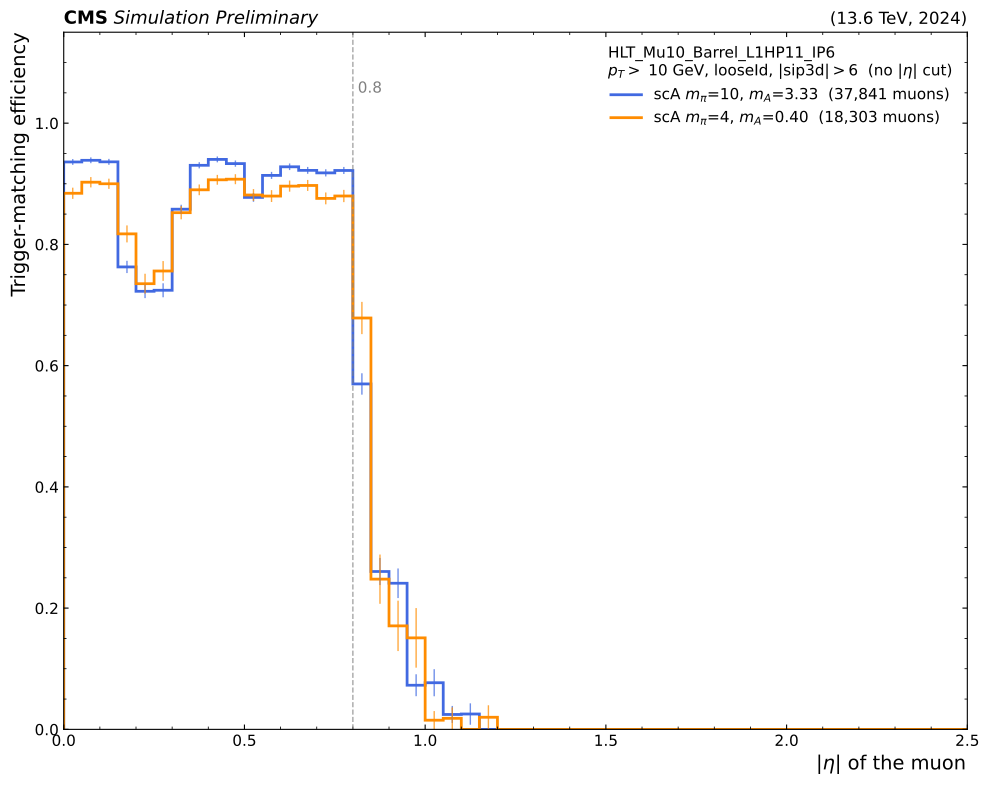

Write Python code to recreate this figure.
#!/usr/bin/env python3
"""Trigger-matching efficiency vs |eta|, one page per trigger -- signal only.

Purpose: settle what the correct |eta| acceptance of each 2024 BParking path actually is,
so the ~108 "#TODO adjust thresholds better (?)" comments in modules/muon_selection.py can
be resolved with a measurement instead of an assumption. The module currently uses
|eta| < 0.8 everywhere (the BMTF/L1HP barrel edge, ~0.83), while _tools/compareDeltaR.py
used to use 1.2. This plots where the efficiency actually falls off.

Method, per trigger T:
    denominator  MuonBPark muons with looseId, pt > (T's threshold), and |sip3d| > 6 when
                 T's name contains IP6 -- i.e. every part of T's offline selection EXCEPT
                 the |eta| cut -- in events where the HLT path T fired
    numerator    those muons that are also matched to T, via the per-muon branch
                 MuonBPark_fired_HLT_<T>
    efficiency   numerator / denominator, binned in |eta|, with binomial errors

Using MuonBPark_fired_HLT_<T> makes this a real trigger-object matching efficiency rather
than a re-emulation of the trigger, which is the whole point: an emulation would bake in
the |eta| assumption we are trying to measure.

No data, no QCD -- just a couple of Scenario A points (the acceptance is a detector/menu
property, so signal is enough and it runs in minutes).

Note on the non-IP6 paths: modules/muon_selection.py applies |sip3d| > 6 to ALL of these,
including paths whose names carry no "IP6" (e.g. HLT_Mu0_Barrel_L1HP11). That looks like
an over-cut. --sip-all reproduces the module's behaviour so the two can be compared; the
default follows the path names.

Run after sourcing setup.sh:
    python3 _tools/compareEta.py [--output path.pdf] [--n-signal N] [--sip-all] [--test]
"""

import argparse
import os
import subprocess
import sys
import numpy as np
import matplotlib
matplotlib.use("Agg")
import matplotlib.pyplot as plt
from matplotlib.backends.backend_pdf import PdfPages

import cmsstyle as cms
import goldenjson as gj
# Golden-JSON mask, set in main(). CERT is None when disabled or unavailable, in which
# case every data event is kept. MC is never masked.
CERT = None
GCOUNT = gj.Counter()


XRD_SERVER = "root://gfe02.grid.hep.ph.ic.ac.uk/"
BASE = "/pnfs/hep.ph.ic.ac.uk/data/cms/store/user/tafoyava/samples/bParking/2024"

TREE_NAME = "Events"
N_SIGNAL_FILES = 20          # per point; plenty for an acceptance curve


def _sdir(dirname):
    return f"{BASE}/{dirname}_TuneCP5_13p6TeV_powheg-pythia8"


# A couple of Scenario A points, both ctau = 10 mm. The |eta| acceptance is a property of
# the menu, not of the signal model, so two points are enough -- they mainly serve as a
# consistency check on each other.
SIGNAL_POINTS = [
    {"tag": r"scA $m_\pi$=10, $m_A$=3.33",
     "dir": _sdir("GluGluHToDarkShowers-ScenarioA_Par-ctau-10-mA-3p33-mpi-10"),
     "color": "royalblue"},
    {"tag": r"scA $m_\pi$=4, $m_A$=0.40",
     "dir": _sdir("GluGluHToDarkShowers-ScenarioA_Par-ctau-10-mA-0p40-mpi-4"),
     "color": "darkorange"},
]

# (HLT path, offline pt threshold, does the path require |sip3d| > 6)
#
# pt thresholds follow modules/muon_selection.py: the HLT MuN paths use N, and the
# HLT_Mu0_Barrel_L1HPn paths use the pt implied by their L1 seed (L1HP11 -> 10, L1HP10 -> 9,
# ... L1HP6 -> 5), with bare HLT_Mu0_Barrel unconstrained. The IP6 flag follows the path
# NAME -- "IP6" is the |sip3d| > 6 requirement.
TRIGGERS = [
    ("HLT_Mu10_Barrel_L1HP11_IP6",      10.0, True),
    ("HLT_Mu9_Barrel_L1HP10_IP6",        9.0, True),
    ("HLT_Mu8_Barrel_L1HP9_IP6",         8.0, True),
    ("HLT_Mu7_Barrel_L1HP8_IP6",         7.0, True),
    ("HLT_Mu6_Barrel_L1HP7_IP6",         6.0, True),
    ("HLT_Mu0_Barrel_L1HP6_IP6",         5.0, True),
    ("HLT_Mu0_Barrel_L1HP11",           10.0, False),
    ("HLT_Mu0_Barrel_L1HP10",            9.0, False),
    ("HLT_Mu0_Barrel_L1HP9",             8.0, False),
    ("HLT_Mu0_Barrel_L1HP8",             7.0, False),
    ("HLT_Mu0_Barrel_L1HP7",             6.0, False),
    ("HLT_Mu0_Barrel_L1HP6",             5.0, False),
    ("HLT_Mu0_Barrel",                   0.0, False),
    ("HLT_DoubleMu4_3_LowMass",          3.0, False),
    ("HLT_DoubleMu4_LowMass_Displaced",  4.0, False),
]

MUON_BRANCHES = ["MuonBPark_pt", "MuonBPark_eta", "MuonBPark_sip3d", "MuonBPark_looseId"]

ETA_BINS = np.linspace(0.0, 2.5, 51)       # 0.05-wide bins; the interesting edge is ~0.8
ETA_CENTRES = 0.5 * (ETA_BINS[1:] + ETA_BINS[:-1])

SIP3D_CUT = 6.0

# (position, linestyle). The dashed pair is the single-muon question this study settled:
# 0.8 (the BMTF/L1HP barrel edge used by modules/muon_selection.py) vs the 1.2 the _tools
# scripts used to carry. The dotted 2.4 is the L1 muon-system limit, and is the relevant
# boundary for the double-muon paths, whose seeds include several with no 'er' eta
# restriction -- so it is drawn only on those.
# One reference line per page, and only the one that applies to that trigger: 0.8 is the
# BMTF/L1HP barrel edge the single-muon paths live inside, 2.4 is the L1 muon-system limit
# relevant to the double-muon seeds. The old 1.2 line was the value the _tools scripts used
# to carry before this study measured the acceptance, and drawing it alongside suggested a
# threshold that is not used anywhere.
SINGLEMU_REF_LINE = (0.8, "--")
DOUBLEMU_REF_LINE = (2.4, ":")


def ref_lines_for(trigger):
    return [DOUBLEMU_REF_LINE] if "DoubleMu" in trigger else [SINGLEMU_REF_LINE]


def legend_loc_for(trigger):
    """Single-muon efficiency dies above |eta| ~ 0.9, so the bottom-left is where the
    curve is and the top-right is empty. The double-muon curves are flat all the way
    across, leaving the bottom-left free."""
    return "lower left" if "DoubleMu" in trigger else "upper right"

_env_proxy = os.environ.get("X509_USER_PROXY", "")
if not (_env_proxy and os.path.exists(_env_proxy)):
    os.environ["X509_USER_PROXY"] = f"/tmp/x509up_u{os.getuid()}"
_XRDFS_ENV = os.environ


def log(msg, **kwargs):
    print(msg, flush=True, **kwargs)


# ----------------------------------------------------------------------------
# file discovery (same approach as compareDeltaR.py)
# ----------------------------------------------------------------------------
def xrdfs_ls(path, server=None):
    srv = server or XRD_SERVER
    result = subprocess.run(["xrdfs", srv, "ls", "-l", path],
                            capture_output=True, text=True, env=_XRDFS_ENV)
    # A failed listing must not look like an empty directory -- see compareDeltaR.py
    if result.returncode != 0:
        raise RuntimeError(
            f"xrdfs ls failed for {srv}{path} (rc={result.returncode}). "
            f"Check X509_USER_PROXY and X509_CERT_DIR. stderr: {result.stderr.strip()}")
    entries = []
    for line in result.stdout.splitlines():
        line = line.strip()
        if not line:
            continue
        parts = line.split()
        entries.append((parts[-1], parts[0].startswith("d")))
    return entries


def list_root_files(directory, indent="  ", server=None):
    srv = server or XRD_SERVER
    files = []
    for path, is_dir in xrdfs_ls(directory, server=srv):
        if is_dir:
            files.extend(list_root_files(path, indent + "  ", server=srv))
        elif path.endswith(".root"):
            files.append(srv + path)
    log(f"{indent}   {len(files)} .root files under {directory.split('/')[-1]}")
    return files


# ----------------------------------------------------------------------------
# reading -> per-trigger (numerator, denominator) |eta| histograms
# ----------------------------------------------------------------------------
def accumulate(urls, label, sip_all=False):
    """{trigger: {"num": counts, "den": counts}} over all *urls*, binned in |eta|."""
    import uproot
    import awkward as ak

    acc = {t: {"num": np.zeros(len(ETA_BINS) - 1), "den": np.zeros(len(ETA_BINS) - 1)}
           for t, _, _ in TRIGGERS}
    n = len(urls)
    for i, url in enumerate(urls, 1):
        fname = url.split("/")[-1]
        log(f"  [{i}/{n}] {fname}")
        try:
            with uproot.open(f"{url}:{TREE_NAME}") as tree:
                keys = set(tree.keys())
                missing = [b for b in MUON_BRANCHES if b not in keys]
                if missing:
                    log(f"  [warn] {fname}: missing {missing} -- skipping", file=sys.stderr)
                    continue
                need = list(MUON_BRANCHES)
                for t, _, _ in TRIGGERS:
                    matched = f"MuonBPark_fired_{t}"
                    if t in keys:
                        need.append(t)
                    if matched in keys:
                        need.append(matched)
                a = tree.arrays(need, library="ak")

                pt = a["MuonBPark_pt"]
                aeta = np.abs(a["MuonBPark_eta"])
                sip = np.abs(a["MuonBPark_sip3d"])
                loose = a["MuonBPark_looseId"] == 1

                for t, pt_cut, needs_ip6 in TRIGGERS:
                    matched = f"MuonBPark_fired_{t}"
                    if t not in keys or matched not in keys:
                        if i == 1:
                            log(f"  [warn] {label}: {t} or its per-muon flag absent "
                                f"-- page will be empty", file=sys.stderr)
                        continue
                    fired_evt = a[t] == 1
                    # denominator: everything for this trigger EXCEPT the |eta| cut
                    den = loose & (pt > pt_cut)
                    if needs_ip6 or sip_all:
                        den = den & (sip > SIP3D_CUT)
                    den = den & fired_evt          # broadcasts the event-level flag
                    num = den & (a[matched] == 1)

                    for key, m in (("den", den), ("num", num)):
                        vals = ak.to_numpy(ak.flatten(aeta[m]))
                        if vals.size:
                            acc[t][key] += np.histogram(vals, bins=ETA_BINS)[0]
        except Exception as exc:
            log(f"  [warn] skipping {fname}: {exc}", file=sys.stderr)
    return acc


def efficiency(num, den):
    """Efficiency and binomial (Wald) error, NaN where the denominator is empty."""
    with np.errstate(divide="ignore", invalid="ignore"):
        eff = np.where(den > 0, num / den, np.nan)
        err = np.where(den > 0, np.sqrt(np.clip(eff * (1 - eff), 0, None) / np.maximum(den, 1)), np.nan)
    return eff, err


# ----------------------------------------------------------------------------
# DATA: one panel per parking stream, one curve per epoch
# ----------------------------------------------------------------------------
# Same layout as _tools/parkingMET_per_epoch.py -- the acceptance can move with the menu
# during the year, and a per-stream x per-epoch grid is what makes that visible.

SINGLE_STREAMS = [f"ParkingSingleMuon{i}" for i in range(12)]
DOUBLE_STREAMS = [f"ParkingDoubleMuonLowMass{i}" for i in range(8)]

# one representative path per parking stream; (trigger, pt cut, needs IP6, streams, tag)
DATA_PAGES = [
    ("HLT_Mu10_Barrel_L1HP11_IP6", 10.0, True,  SINGLE_STREAMS, "SingleMuon"),
    ("HLT_DoubleMu4_3_LowMass",     3.0, False, DOUBLE_STREAMS, "DoubleMuonLowMass"),
]

EPOCH_COLORS = ["#1f77b4", "#ff7f0e", "#2ca02c", "#d62728",
                "#9467bd", "#8c564b", "#e377c2", "#17becf"]


def epoch_label(dirname):
    return dirname.replace("nanotron-v15_2024__from_", "").replace("-MINIv6NANOv15", "")


def collect_data(streams, trigger, pt_cut, needs_ip6, max_files, sip_all=False):
    """{stream: {epoch: (num, den)}} of |eta| histograms for one trigger, over data."""
    import uproot
    import awkward as ak

    matched = f"MuonBPark_fired_{trigger}"
    out = {}
    for si, stream in enumerate(streams, 1):
        log(f"\n  [{si}/{len(streams)}] {stream}")
        per_epoch = {}
        try:
            entries = xrdfs_ls(f"{BASE}/{stream}")
        except RuntimeError as exc:
            log(f"    [warn] {exc}", file=sys.stderr)
            out[stream] = per_epoch
            continue
        for path, is_dir in entries:
            if not is_dir:
                continue
            epoch = epoch_label(path.split("/")[-1])
            urls = []
            _collect_files(path, urls, max_files)
            if not urls:
                continue
            num = np.zeros(len(ETA_BINS) - 1)
            den = np.zeros(len(ETA_BINS) - 1)
            for url in urls:
                try:
                    with uproot.open(f"{url}:{TREE_NAME}") as tree:
                        keys = set(tree.keys())
                        if trigger not in keys or matched not in keys:
                            continue
                        if any(b not in keys for b in MUON_BRANCHES):
                            continue
                        a = tree.arrays(MUON_BRANCHES + [trigger, matched]
                                        + (gj.BRANCHES if CERT is not None else []),
                                        library="ak")
                        if CERT is not None:
                            keep = GCOUNT.update(gj.mask(
                                ak.to_numpy(a["run"]),
                                ak.to_numpy(a["luminosityBlock"]), CERT))
                            a = a[keep]
                            if len(a) == 0:
                                continue
                        d = (a["MuonBPark_looseId"] == 1) & (a["MuonBPark_pt"] > pt_cut)
                        if needs_ip6 or sip_all:
                            d = d & (np.abs(a["MuonBPark_sip3d"]) > SIP3D_CUT)
                        d = d & (a[trigger] == 1)
                        n = d & (a[matched] == 1)
                        aeta = np.abs(a["MuonBPark_eta"])
                        for key, m in (("den", d), ("num", n)):
                            v = ak.to_numpy(ak.flatten(aeta[m]))
                            if v.size:
                                h = np.histogram(v, bins=ETA_BINS)[0]
                                if key == "den":
                                    den += h
                                else:
                                    num += h
                except Exception as exc:
                    log(f"    [warn] {url.split('/')[-1]}: {exc}", file=sys.stderr)
            if den.sum() > 0:
                per_epoch[epoch] = (num, den)
                log(f"    {epoch:22s} {int(den.sum()):>9,} muons")
        out[stream] = per_epoch
    return out


def _collect_files(path, out, cap):
    if len(out) >= cap:
        return
    for p, is_dir in xrdfs_ls(path):
        if len(out) >= cap:
            return
        if is_dir:
            _collect_files(p, out, cap)
        elif p.endswith(".root"):
            out.append(XRD_SERVER + p)


def plot_data_grid(data, streams, trigger, pt_cut, needs_ip6, sip_all):
    """One panel per stream, one curve per epoch -- layout as parkingMET_per_epoch.py."""
    import math
    n = len(streams)
    ncols = min(4, n)
    nrows = math.ceil(n / ncols)
    fig, axes = plt.subplots(nrows, ncols, figsize=(6.0 * ncols, 4.8 * nrows), squeeze=False)
    ax_flat = [axes[r][c] for r in range(nrows) for c in range(ncols)]
    for ax in ax_flat[n:]:
        ax.set_visible(False)

    sel = [f"pT > {pt_cut:g} GeV", "looseId"] + (["|sip3d| > 6"] if (needs_ip6 or sip_all) else [])
    panel_legend_title = ", ".join(sel) + r"  (no $|\eta|$ cut)"

    for i, stream in enumerate(streams):
        ax = ax_flat[i]
        epochs = data.get(stream, {})
        ax.set_title(stream.replace("Parking", ""), fontsize=13, fontweight="bold")
        if not epochs:
            ax.text(0.5, 0.5, "no data", transform=ax.transAxes,
                    ha="center", va="center", color="grey", fontsize=12)
            continue
        for j, epoch in enumerate(sorted(epochs)):
            num, den = epochs[epoch]
            eff, err = efficiency(num, den)
            color = EPOCH_COLORS[j % len(EPOCH_COLORS)]
            ax.stairs(np.nan_to_num(eff, nan=0.0), ETA_BINS, color=color, linewidth=1.5,
                      label=f"{epoch} ({int(den.sum()):,})")
            ax.fill_between(ETA_CENTRES, eff - err, eff + err,
                            step="mid", alpha=0.2, color=color)
        for x, ls in ref_lines_for(trigger):
            ax.axvline(x, color="grey", ls=ls, lw=0.8, alpha=0.6)
        ax.set_xlim(0, 2.5)
        ax.set_ylim(0, 1.15)
        ax.set_xlabel(r"$|\eta|$", fontsize=12)
        ax.set_ylabel("efficiency", fontsize=12)
        ax.tick_params(labelsize=10)
        # selection text lives in the legend header, not in a title -- see plot_trigger
        ax.legend(fontsize=8, loc=legend_loc_for(trigger), ncol=1,
                  title=panel_legend_title, title_fontsize=8)

    # Single-line page title only -- the selection detail is in each panel's legend header.
    # Headroom is computed in inches and converted to a figure fraction so it scales with
    # the number of rows; a fixed rect top overlapped the first row's panel titles.
    head_in = 0.65                      # inches for a 1-line, 16pt suptitle
    head = head_in / (4.8 * nrows)      # 4.8 in per panel row, see figsize above
    fig.tight_layout()
    fig.subplots_adjust(top=1.0 - head)
    fig.suptitle(f"DATA -- {trigger}   (one panel per stream, one curve per epoch)",
                 fontsize=16, y=1.0 - 0.2 * head, va="top")
    return fig


# ----------------------------------------------------------------------------
# plotting: one page per trigger
# ----------------------------------------------------------------------------
def plot_trigger(trigger, pt_cut, needs_ip6, per_point, sip_all):
    fig, ax = plt.subplots(figsize=(10, 8))
    any_entries = False
    for tag, color, acc in per_point:
        num, den = acc[trigger]["num"], acc[trigger]["den"]
        if den.sum() == 0:
            continue
        any_entries = True
        eff, err = efficiency(num, den)
        # These ARE histograms -- num and den are binned counts -- so draw them as
        # steps over the bin edges rather than as scattered points, with the binomial
        # error as a bar at each bin centre.
        ax.stairs(np.nan_to_num(eff, nan=0.0), ETA_BINS, color=color, linewidth=2,
                  label=f"{tag}  ({int(den.sum()):,} muons)")
        ax.errorbar(ETA_CENTRES, eff, yerr=err, fmt="none",
                    ecolor=color, elinewidth=1, alpha=0.75)

    for x, ls in ref_lines_for(trigger):
        ax.axvline(x, color="grey", ls=ls, lw=1, alpha=0.7)
        # inside the axes, not above them: at 1.02 these labels collided with the title
        ax.text(x, 0.93, f" {x:g}", color="grey", fontsize=11,
                ha="left", va="top", transform=ax.get_xaxis_transform())

    ax.set_xlim(0, 2.5)
    ax.set_ylim(0, 1.15)
    ax.set_xlabel(r"$|\eta|$ of the muon", fontsize=14)
    ax.set_ylabel("Trigger-matching efficiency", fontsize=14)
    cms.cms_axes(ax)

    sel = [f"$p_T >$ {pt_cut:g} GeV", "looseId"]
    if needs_ip6 or sip_all:
        sel.append(r"$|\mathrm{sip3d}| > 6$")
    # NO ax.set_title here: cms.cms_axes() owns the space above the axes for the CMS
    # label, and a multi-line title collides with it. The trigger and its selection go
    # in the legend header instead, where they sit with the curves they describe.
    legend_title = f"{trigger}\n" + ", ".join(sel) + r"  (no $|\eta|$ cut)"

    if any_entries:
        ax.legend(fontsize=11, loc=legend_loc_for(trigger), title=legend_title,
                  title_fontsize=11, **cms.LEGEND_KW)
    else:
        ax.text(0.5, 0.5, "no entries", ha="center", va="center",
                transform=ax.transAxes, fontsize=14, color="crimson")
    fig.tight_layout()
    return fig


def main():
    parser = argparse.ArgumentParser(description="trigger-matching efficiency vs |eta|")
    parser.add_argument("--output", default="compareEta.pdf",
                        help="Output PDF (default: compareEta.pdf)")
    parser.add_argument("--n-signal", type=int, default=N_SIGNAL_FILES,
                        help=f"Files per signal point, <=0 for ALL (default: {N_SIGNAL_FILES})")
    parser.add_argument("--sip-all", action="store_true",
                        help="Apply |sip3d| > 6 to every path, including the non-IP6 ones, "
                             "reproducing modules/muon_selection.py")
    parser.add_argument("--test", action="store_true",
                        help="Quick check: 1 file per signal point")
    parser.add_argument("--data-files", type=int, default=2,
                        help="files per stream x epoch for the two DATA grid pages "
                             "(default 2 -- enough to see the shape); 0 disables them")
    gj.add_args(parser)
    args = parser.parse_args()
    global CERT
    CERT = gj.from_args(args, log)

    if args.test:
        log("[TEST MODE] 1 file per signal point")
    if args.sip_all:
        log("[--sip-all] |sip3d| > 6 applied to every path (module behaviour)")

    n_sig = 1 if args.test else (args.n_signal if args.n_signal > 0 else None)

    per_point = []
    for mp in SIGNAL_POINTS:
        log(f"\n=== {mp['tag']} ===")
        all_urls = list_root_files(mp["dir"])
        if not all_urls:
            raise SystemExit(f"[error] no .root files under {mp['dir']}")
        urls = all_urls if n_sig is None else all_urls[:n_sig]
        log(f"  reading {len(urls)} of {len(all_urls)} files")
        per_point.append((mp["tag"], mp["color"], accumulate(urls, mp["tag"], args.sip_all)))

    # DATA: two extra grid pages, one per parking stream family. These do not replace the
    # MC pages -- the MC pages measure the acceptance cleanly, these show whether it moved
    # with the menu during the year.
    data_pages = []
    if args.data_files > 0:
        n_data = 1 if args.test else args.data_files
        for trigger, pt_cut, needs_ip6, streams, tag in DATA_PAGES:
            log(f"\n=== DATA {tag}: {trigger} ({n_data} file(s) per stream x epoch) ===")
            d = collect_data(streams, trigger, pt_cut, needs_ip6, n_data, args.sip_all)
            data_pages.append((d, streams, trigger, pt_cut, needs_ip6))

    log("\n=== Writing PDF ===")
    with PdfPages(args.output) as pdf:
        for trigger, pt_cut, needs_ip6 in TRIGGERS:
            pdf.savefig(plot_trigger(trigger, pt_cut, needs_ip6, per_point, args.sip_all),
                        bbox_inches="tight")
        for d, streams, trigger, pt_cut, needs_ip6 in data_pages:
            pdf.savefig(plot_data_grid(d, streams, trigger, pt_cut, needs_ip6, args.sip_all),
                        bbox_inches="tight")
        plt.close("all")
    log(f"\nSaved: {args.output} ({len(TRIGGERS)} MC pages + {len(data_pages)} DATA grid pages)")


if __name__ == "__main__":
    main()
